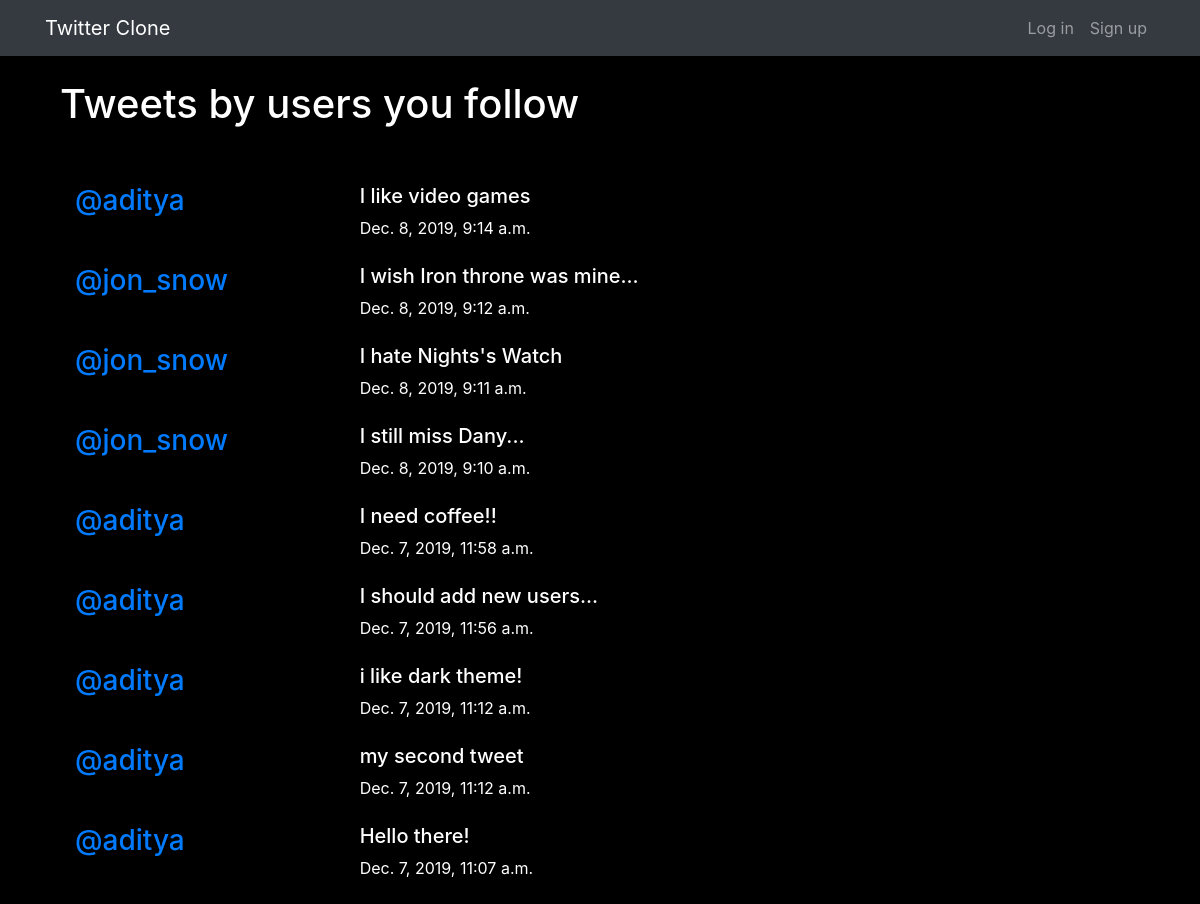
/tweets/home-tweets/2, run on the app's committed database.
### tweets/models.py (models this page shows, shortened)
class Tweets(models.Model):
    user = models.ForeignKey(User, related_name="tweets",
                             on_delete=models.CASCADE)
    tweet = models.TextField(max_length=140)
    created_at = models.DateTimeField(auto_now=True)
    class Meta:
        ordering = ["-created_at"]
        unique_together = ["user", "tweet"]

### tweets/views.py (the view)
# urls.py: path('home-tweets/<int:pk>', views.HomeTweets.as_view(), name='home-tweets'),
class HomeTweets(generic.ListView):
    model = Tweets
    template_name = 'tweets/tweets_list_home.html'
    def get_queryset(self):
        queryset = super().get_queryset()
        return queryset.filter(user__id__in=Following.objects.filter(current_user=self.kwargs.get("pk")).values('target'))

### tweets/templates/tweets/tweets_list_home.html
{% extends "base.html" %}
{% block content %}
<br>
<div class="col-md-8">
    <h1>Tweets by users you follow</h1>
</div>
<br/><br/>
<div class="col-md-8">
    {% for tweet_obj in tweets_list %}
    {% include "tweets/_tweet.html" %}
    {% endfor %}
</div>
{% endblock %}

### tweets/templates/tweets/_tweet.html (shortened to what this page needs)
<div class="media">
	<h3 class="mr-5 col-md-4"><a href="{% url 'tweets:my-tweets' username=tweet_obj.user.username %}">@{{ tweet_obj.user.username }}</a></h3>
	<div class="media-body col-md-8">
		<h5>{{ tweet_obj.tweet}}</h5>
			<time class="time">{{ tweet_obj.created_at }}</time>
	</div>
</div>
<br>

### accounts/static/accounts/css/master.css (style rules this page uses)
body { margin: 0; overflow: hidden; background-color: black; color:white; }

### data on the page
Tweets: user.username "aditya", tweet "I like video games", created_at "Dec. 8, 2019, 9:14 a.m."
Tweets: user.username "jon_snow", tweet "I wish Iron throne was mine...", created_at "Dec. 8, 2019, 9:12 a.m."
Tweets: user.username "jon_snow", tweet "I hate Nights's Watch", created_at "Dec. 8, 2019, 9:11 a.m."
Tweets: user.username "jon_snow", tweet "I still miss Dany...", created_at "Dec. 8, 2019, 9:10 a.m."
Tweets: user.username "aditya", tweet "I need coffee!!", created_at "Dec. 7, 2019, 11:58 a.m."
Tweets: user.username "aditya", tweet "I should add new users...", created_at "Dec. 7, 2019, 11:56 a.m."
Tweets: user.username "aditya", tweet "i like dark theme!", created_at "Dec. 7, 2019, 11:12 a.m."
Tweets: user.username "aditya", tweet "my second tweet", created_at "Dec. 7, 2019, 11:12 a.m."
Tweets: user.username "aditya", tweet "Hello there!", created_at "Dec. 7, 2019, 11:07 a.m."
